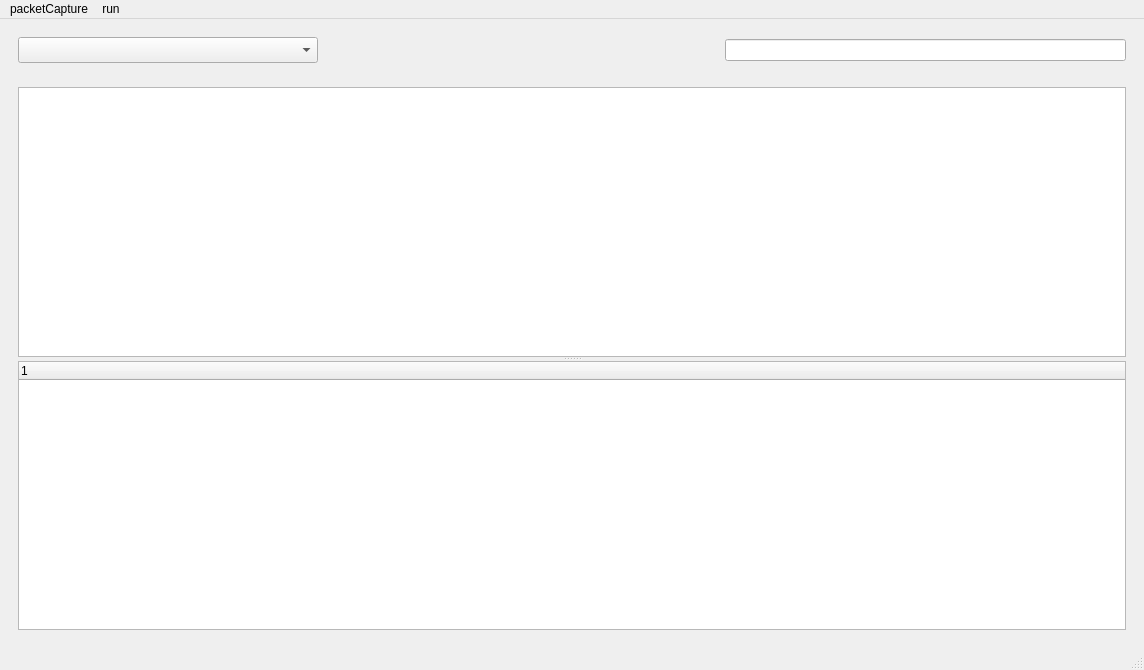
<?xml version="1.0" encoding="UTF-8"?>
<ui version="4.0">
 <class>MainWindow</class>
 <widget class="QMainWindow" name="MainWindow">
  <property name="geometry">
   <rect>
    <x>0</x>
    <y>0</y>
    <width>1144</width>
    <height>670</height>
   </rect>
  </property>
  <property name="minimumSize">
   <size>
    <width>101</width>
    <height>26</height>
   </size>
  </property>
  <property name="windowTitle">
   <string>MainWindow</string>
  </property>
  <widget class="QWidget" name="centralwidget">
   <layout class="QVBoxLayout" name="verticalLayout_2">
    <item>
     <widget class="QWidget" name="widget" native="true">
      <layout class="QHBoxLayout" name="horizontalLayout">
       <item>
        <widget class="QComboBox" name="comboBox">
         <property name="minimumSize">
          <size>
           <width>300</width>
           <height>26</height>
          </size>
         </property>
        </widget>
       </item>
       <item>
        <spacer name="horizontalSpacer">
         <property name="orientation">
          <enum>Qt::Horizontal</enum>
         </property>
         <property name="sizeHint" stdset="0">
          <size>
           <width>40</width>
           <height>20</height>
          </size>
         </property>
        </spacer>
       </item>
       <item>
        <widget class="QLineEdit" name="lineEdit"/>
       </item>
      </layout>
     </widget>
    </item>
    <item>
     <widget class="QWidget" name="widget_2" native="true">
      <layout class="QVBoxLayout" name="verticalLayout">
       <item>
        <widget class="QSplitter" name="splitter">
         <property name="orientation">
          <enum>Qt::Vertical</enum>
         </property>
         <widget class="QTableWidget" name="tableWidget"/>
         <widget class="QTreeWidget" name="treeWidget">
          <column>
           <property name="text">
            <string notr="true">1</string>
           </property>
          </column>
         </widget>
        </widget>
       </item>
      </layout>
     </widget>
    </item>
   </layout>
  </widget>
  <widget class="QMenuBar" name="menubar">
   <property name="geometry">
    <rect>
     <x>0</x>
     <y>0</y>
     <width>1144</width>
     <height>26</height>
    </rect>
   </property>
   <widget class="QMenu" name="menupacketCapture">
    <property name="title">
     <string>packetCapture</string>
    </property>
   </widget>
   <widget class="QMenu" name="menurun">
    <property name="title">
     <string>run</string>
    </property>
    <addaction name="actionstart_2"/>
    <addaction name="actionstop_2"/>
    <addaction name="actionclean_2"/>
   </widget>
   <addaction name="menupacketCapture"/>
   <addaction name="menurun"/>
  </widget>
  <widget class="QStatusBar" name="statusbar"/>
  <action name="actionrun">
   <property name="text">
    <string>run</string>
   </property>
   <property name="iconVisibleInMenu">
    <bool>true</bool>
   </property>
  </action>
  <action name="actionstop">
   <property name="text">
    <string>stop</string>
   </property>
  </action>
  <action name="actionclean">
   <property name="text">
    <string>clean</string>
   </property>
  </action>
  <action name="actionstart_2">
   <property name="icon">
    <iconset resource="resource.qrc">
     <normaloff>:/resource/player.png</normaloff>:/resource/player.png</iconset>
   </property>
   <property name="text">
    <string>start</string>
   </property>
  </action>
  <action name="actionstop_2">
   <property name="icon">
    <iconset resource="resource.qrc">
     <normaloff>:/resource/stop.png</normaloff>:/resource/stop.png</iconset>
   </property>
   <property name="text">
    <string>stop</string>
   </property>
  </action>
  <action name="actionclean_2">
   <property name="icon">
    <iconset resource="resource.qrc">
     <normaloff>:/resource/clean.png</normaloff>:/resource/clean.png</iconset>
   </property>
   <property name="text">
    <string>clean</string>
   </property>
  </action>
 </widget>
 <resources>
  <include location="resource.qrc"/>
 </resources>
 <connections/>
</ui>
